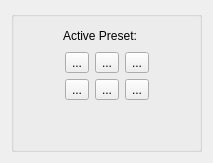
           <widget class="MinosCustomTab" name="skyScanPresetsTab">
            <attribute name="title">
             <string>SkyScan Presets</string>
            </attribute>
            <layout class="QVBoxLayout" name="verticalLayout_5">
             <item>
              <widget class="QGroupBox" name="skyScanPresetGroupBox">
               <property name="title">
                <string/>
               </property>
               <layout class="QHBoxLayout" name="horizontalLayout_29">
                <item>
                 <layout class="QVBoxLayout" name="verticalLayout_47">
                  <item>
                   <layout class="QHBoxLayout" name="horizontalLayout_31">
                    <item>
                     <spacer name="horizontalSpacer_34">
                      <property name="orientation">
                       <enum>Qt::Horizontal</enum>
                      </property>
                      <property name="sizeHint" stdset="0">
                       <size>
                        <width>40</width>
                        <height>20</height>
                       </size>
                      </property>
                     </spacer>
                    </item>
                    <item>
                     <widget class="QLabel" name="label_10">
                      <property name="text">
                       <string>Active Preset:</string>
                      </property>
                     </widget>
                    </item>
                    <item>
                     <widget class="QLabel" name="activePresetName">
                      <property name="text">
                       <string/>
                      </property>
                     </widget>
                    </item>
                    <item>
                     <spacer name="horizontalSpacer_35">
                      <property name="orientation">
                       <enum>Qt::Horizontal</enum>
                      </property>
                      <property name="sizeHint" stdset="0">
                       <size>
                        <width>40</width>
                        <height>20</height>
                       </size>
                      </property>
                     </spacer>
                    </item>
                   </layout>
                  </item>
                  <item>
                   <layout class="QHBoxLayout" name="horizontalLayout_32">
                    <item>
                     <spacer name="horizontalSpacer_36">
                      <property name="orientation">
                       <enum>Qt::Horizontal</enum>
                      </property>
                      <property name="sizeHint" stdset="0">
                       <size>
                        <width>40</width>
                        <height>20</height>
                       </size>
                      </property>
                     </spacer>
                    </item>
                    <item>
                     <widget class="QToolButton" name="skyscanPreset0">
                      <property name="text">
                       <string>...</string>
                      </property>
                     </widget>
                    </item>
                    <item>
                     <widget class="QToolButton" name="skyscanPreset1">
                      <property name="text">
                       <string>...</string>
                      </property>
                     </widget>
                    </item>
                    <item>
                     <widget class="QToolButton" name="skyscanPreset2">
                      <property name="text">
                       <string>...</string>
                      </property>
                     </widget>
                    </item>
                    <item>
                     <spacer name="horizontalSpacer_37">
                      <property name="orientation">
                       <enum>Qt::Horizontal</enum>
                      </property>
                      <property name="sizeHint" stdset="0">
                       <size>
                        <width>40</width>
                        <height>20</height>
                       </size>
                      </property>
                     </spacer>
                    </item>
                   </layout>
                  </item>
                  <item>
                   <layout class="QHBoxLayout" name="horizontalLayout_33">
                    <item>
                     <spacer name="horizontalSpacer_38">
                      <property name="orientation">
                       <enum>Qt::Horizontal</enum>
                      </property>
                      <property name="sizeHint" stdset="0">
                       <size>
                        <width>40</width>
                        <height>20</height>
                       </size>
                      </property>
                     </spacer>
                    </item>
                    <item>
                     <widget class="QToolButton" name="skyscanPreset3">
                      <property name="text">
                       <string>...</string>
                      </property>
                     </widget>
                    </item>
                    <item>
                     <widget class="QToolButton" name="skyscanPreset4">
                      <property name="text">
                       <string>...</string>
                      </property>
                     </widget>
                    </item>
                    <item>
                     <widget class="QToolButton" name="skyscanPreset5">
                      <property name="text">
                       <string>...</string>
                      </property>
                     </widget>
                    </item>
                    <item>
                     <spacer name="horizontalSpacer_39">
                      <property name="orientation">
                       <enum>Qt::Horizontal</enum>
                      </property>
                      <property name="sizeHint" stdset="0">
                       <size>
                        <width>40</width>
                        <height>20</height>
                       </size>
                      </property>
                     </spacer>
                    </item>
                   </layout>
                  </item>
                  <item>
                   <spacer name="verticalSpacer_13">
                    <property name="orientation">
                     <enum>Qt::Vertical</enum>
                    </property>
                    <property name="sizeHint" stdset="0">
                     <size>
                      <width>20</width>
                      <height>40</height>
                     </size>
                    </property>
                   </spacer>
                  </item>
                 </layout>
                </item>
               </layout>
              </widget>
             </item>
            </layout>
           </widget>
